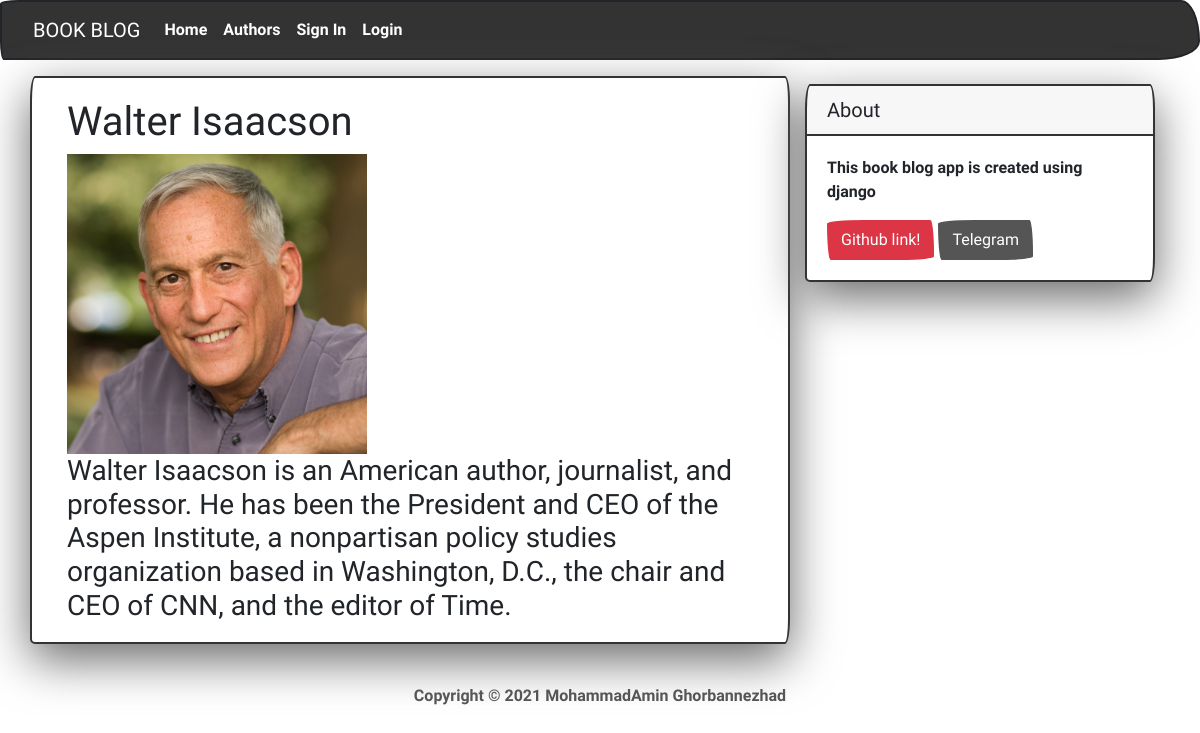
/authors/135/, run on the app's committed database.
### AuthorApp/models.py (models this page shows, shortened)
class Author(models.Model):
    name = models.CharField(max_length=200, unique=True)
    slug = models.SlugField(max_length=200, unique=True)
    status = models.IntegerField(choices=STATUS, default=1)
    content = models.TextField()
    author_image = models.ImageField(upload_to='Author/', default=0)

### AuthorApp/views.py (the view)
# urls.py: path('<slug:slug>/', views.AuthorView.as_view()),
class AuthorView(generic.DetailView):
    model = Author
    template_name = 'author_detail.html'

### templates/author_detail.html
{% extends 'base.html' %}
{% block content %}
<div class="container">
  <div class="row">
    <div class="col-md-8 card mb-4  mt-3 left  top">
      <div class="card-body">
        <h1>{% block title %} {{ author.name }} {% endblock title %}</h1>
        <img src="{{ author.author_image.url }}" class="img-responsive" style="width: 300px" />
        <h3 class="card-text ">{{ author.content | safe }}</h3>
      </div>
    </div>
    {% block sidebar %} {% include 'sidebar.html' %} {% endblock sidebar %}
  </div>
</div>
{% endblock content %}

### templates/sidebar.html (style rules this page uses)
.card { box-shadow: 0 16px 48px #6a6a6b; }

### data on the page
Author: name "Walter Isaacson", author_image (picture), content "Walter Isaacson is an American author, journalist, and professor. He has been the President and CEO of the Aspen Institute, a nonpartisan policy studies organization based in Washington, D.C., the chair and CEO of CNN, and the editor of Time."
